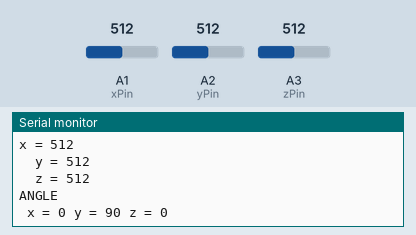
The sketch below on a simulated Arduino Uno, built with avr-gcc and run on an emulated ATmega328P. On the bench: the last lines printed to the serial monitor. The inputs (shaded band) are chosen by the test bench; at power-on: A1 (xPin) = 512, A2 (yPin) = 512, A3 (zPin) = 512.

Above: at 1.3 s.
1.4 s: A1 (xPin) set to 716
2.9 s: A2 (yPin) set to 716
4.4 s: A3 (zPin) set to 716
At 4.84 s:
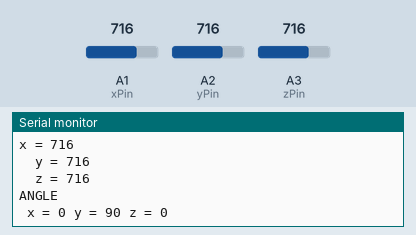
5.9 s: A1 (xPin) set to 900
7.4 s: A2 (yPin) set to 900
8.9 s: A3 (zPin) set to 900
At 9.36 s:
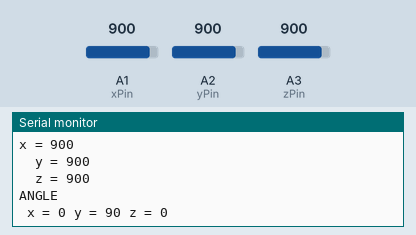
Timing chart, 0 to 11.4 s (numbered marks = the images above; inputs shaded):
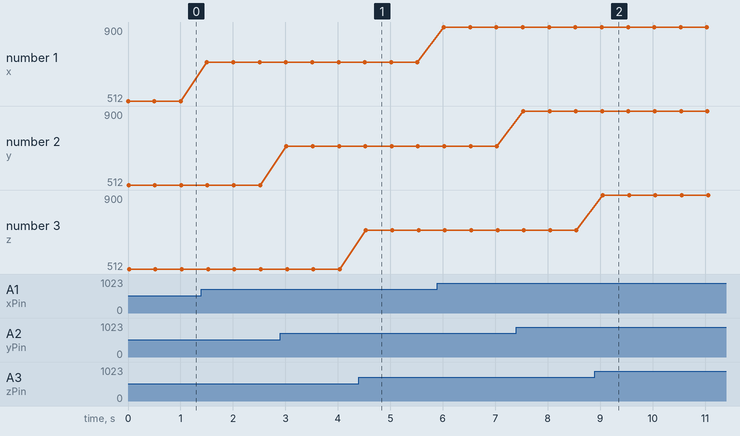

Measured:
- after the input at 4.4 s, the serial monitor: prints a new line after 0.14 s (image 1)
- after the input at 8.9 s, the serial monitor: prints a new line after 0.15 s (image 2)
- plotted number 1: 512 → 716 after the input at 1.4 s, 716 → 900 after the input at 5.9 s

The sketch:

acelerometro.ino
```cpp
/*
    UMSS 24/04/2016   NASAEVENT
    Alexander Fidel Marquez ing INFORMATICA
    Neidy   Patricia Tapia Sillerico  ing ELECTRONICA
 	--------------------><-------------------------------
*/
// This is a simple working-example to quick measuring:
// 1. the x, y and z-values read from a GY-61-acceleration-module
// 2. an angle in eg. the x-direction

// You can put the module in 4 directions to determine the min-max-values:
// –>   0deg   x = 349  y = 341  z = 425
// /\    90deg  x = 281  y = 345  z = 357
// <–  180deg  x = 350  y = 345  z = 288
//  V   270deg  x = 419  y = 341  z = 355
// This can be used to measure degrees

// you can use all the analog inputs to control the GY-61

const int xPin   = A1;
const int yPin   = A2;
const int zPin   = A3;


// variables
int x = 0;
int y = 0;
int z = 0;

void setup()
{
	// pin A0 (pin14) is VCC and pin A4 (pin18) in GND to activate the GY-61-module
	// activating debugging for arduino UNO
	Serial.begin(9600);
} // end setup

void loop()
{
	x = analogRead(xPin);
	y = analogRead(yPin);
	z = analogRead(zPin);
	// show x, y and z-values
	Serial.print("x = ");
	Serial.println(x);
	Serial.print("  y = ");
	Serial.println(y);
	Serial.print("  z = ");
	Serial.println(z);

	// –>   0deg   x = 349  y = 341  z = 425
	// /\    90deg  x = 281  y = 345  z = 357
	// <–  180deg  x = 350  y = 345  z = 288
	//  V   270deg  x = 419  y = 341  z = 355
	// show angle
	//x=map(x, 349, 281, 0, 90);
	//y=map(y, 341, 345, 0, 90);
	Serial.println("ANGLE");
	Serial.print(" x = ");
	Serial.print(constrain(map(x,349,281,0,90),0,90));
  	Serial.print(" y = ");
	Serial.print(constrain(map(y,341,345,0,90),0,90));
	Serial.print(" z = ");
	Serial.println(constrain(map(z,425,357,0,90),0,90));
	delay(500);
} // end loop
```
